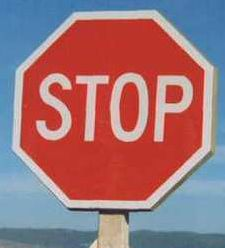
#> input picture project/stopsign/stop-reference.jpg, 225 x 248 px
$ jupyter execute --allow-errors hough.ipynb
#> lines starting #> are read from the running program, lines starting #| are printed output that depends on the picture; pictures that were not available may be replaced by others from this repository, and a replacement may not be noted
[cell 1]
from collections import Counter

import numpy as np

import cv2
from imageio import imread
import matplotlib.pyplot as plt

[cell 2]
dirname = 'stopsign/'
img_ref = imread(dirname + 'stop-reference.jpg')
#> img_ref is the input picture: shape (248, 225, 3); mean R, G, B 157.2, 115.1, 121.4
img1 = imread(dirname + 'stop1.jpg')
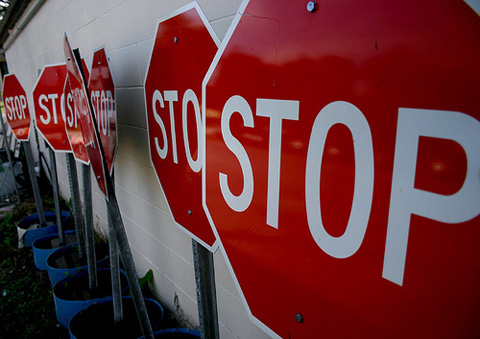
#> input picture project/stopsign/stop2.jpg, 480 x 339 px, given in place of stop1.jpg, which was not available
#> img1 is the input picture: shape (339, 480, 3); mean R, G, B 105.7, 54.3, 58.4
img4 = imread(dirname + 'stop4.jpg')
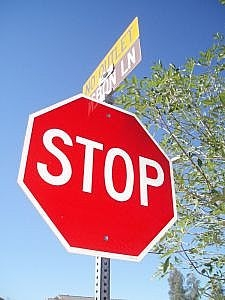
#> input picture project/stopsign/stop4.jpg, 225 x 300 px
#> img4 is the input picture: shape (300, 225, 3); mean R, G, B 161.4, 136.9, 160

[cell 3]
def extract_correspondences(im1, im2, coeff=0.5):
    """
    im1: image to match
    im2: reference image
    return two lists of good-match keypoints
    """
    sift = cv2.xfeatures2d.SIFT_create()
    keypts1, desc1 = sift.detectAndCompute(im1, None)
    keypts2, desc2 = sift.detectAndCompute(im2, None)
    matches = cv2.BFMatcher().knnMatch(desc1, desc2, k=2)

    # find good matches above threshold
    good_keypts1 = []
    good_keypts2 = []
    for m1, m2 in matches:
        if m1.distance > coeff * m2.distance:
            continue
        good1 = keypts1[m1.queryIdx]
        good2 = keypts2[m1.trainIdx]
        good_keypts1.append(good1)
        good_keypts2.append(good2)

    return good_keypts1, good_keypts2

[cell 4]
def get_vertices(im_ref):
    height, width = im_ref.shape[:2]
#> height = 248; width = 225
    points = np.stack([
        (0, 0), (width, 0), (width, height), (0, height)
    ]).astype(np.float32)
#> points = [[0, 0], [225, 0], [225, 248], [0, 248]]
    return points

def reshape_vertices_for_cv2(points):
    vertices  = points.reshape((-1,1,2)).astype(np.int32)
    return vertices

def draw_bounding_box(im, vertices):
    ret = cv2.polylines(im.copy(), [vertices], isClosed=True,
                   color=(0, 255, 255), thickness=5)
    return ret

[cell 5]
points_ref = get_vertices(img_ref)
#> points_ref = [[0, 0], [225, 0], [225, 248], [0, 248]]
plt.imshow(img_ref)
plt.plot(0, 248, 'ro')
plt.plot(225, 0, 'ro')
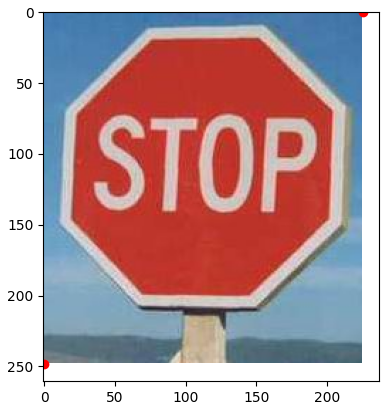
#> figure drawn by matplotlib, 1 panel

[cell 6]
def rotate(point, degrees):
    angle = np.deg2rad(degrees)
    R = np.array([[np.cos(angle), -np.sin(angle)],
                  [np.sin(angle),  np.cos(angle)]])
    return point @ R.T

[cell 7]
corners = np.vstack([
    [0, 248],
    [225., 0]
])

[cell 8]
kpts, kpts_ref = extract_correspondences(img1, img_ref)
#> in extract_correspondences, `keypts1, desc1 = sift.detectAndCompute(im1, None)`: keypts1 = 574 keypoints; strongest (x, y, size): (41, 117, 2.1), (162, 105, 2.7), (175, 161, 3.1), (56, 122, 2.4)
#> in extract_correspondences, `keypts2, desc2 = sift.detectAndCompute(im2, None)`: keypts2 = 199 keypoints; strongest (x, y, size): (174, 94, 10.5), (89, 135, 7.8), (159, 135, 7.6), (55, 89, 7.8)
#> in extract_correspondences, `matches = cv2.BFMatcher().knnMatch(desc1, desc2, k=2)`: matches = 574 matches
#> after the loop in extract_correspondences, `for m1, m2 in matches:`: good_keypts1 = 3 keypoints; (x, y, size): (394, 268, 17.7), (296, 133, 18.3), (409, 201, 25.2); good_keypts2 = 3 keypoints; (x, y, size): (159, 135, 7.6), (104, 93, 10.3), (163, 108, 9.6)
#> kpts has the same summary as good_keypts1 in extract_correspondences; kpts_ref has the same summary as good_keypts2 in extract_correspondences

#> (a cell that did not finish here is left out)

#> (a cell that did not finish here is left out)

[cell 11]
plt.imshow(img1)
plt.plot(64.88402203, 269.54940252, 'ro')
plt.plot(294.81547039,  10.43427657, 'ro')
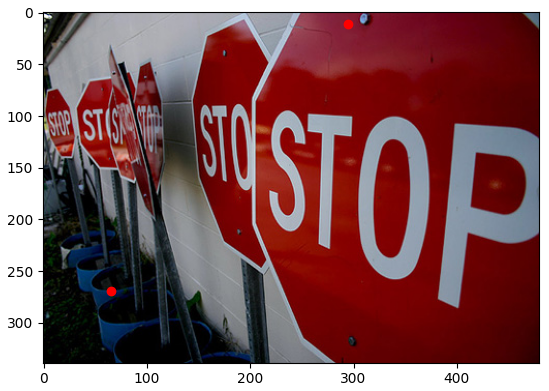
#> figure drawn by matplotlib, 1 panel

[cell 12]
img1rot = cv2.rotate(img1, cv2.ROTATE_90_CLOCKWISE)
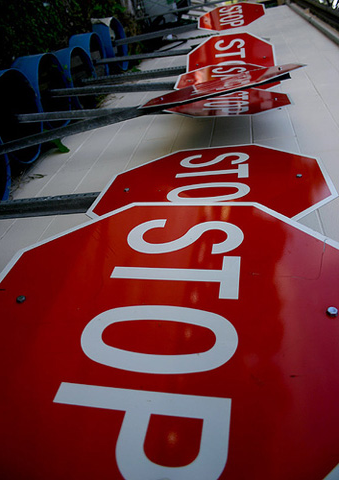
#> img1rot: shape (480, 339, 3); mean R, G, B 105.7, 54.3, 58.4
kpts, kpts_ref = extract_correspondences(img1rot, img_ref)
#> in extract_correspondences (call 2), `keypts1, desc1 = sift.detectAndCompute(im1, None)`: keypts1 = 571 keypoints; strongest (x, y, size): (222, 41, 2.1), (233, 162, 2.7), (178, 175, 3.1), (217, 56, 2.4)
#> in extract_correspondences (call 2), `matches = cv2.BFMatcher().knnMatch(desc1, desc2, k=2)`: matches = 571 matches
#> after the loop in extract_correspondences (call 2), `for m1, m2 in matches:`: good_keypts1 = 2 keypoints; (x, y, size): (205, 296, 18.5), (112, 420, 16.2); good_keypts2 = 2 keypoints; (x, y, size): (104, 93, 10.3), (168, 117, 6.3)
#> kpts has the same summary as good_keypts1 in extract_correspondences; kpts_ref has the same summary as good_keypts2 in extract_correspondences
#> (the rest of this cell did not finish here and is left out)

#> (a cell that did not finish here is left out)

[cell 14]
plt.imshow(img1rot)
#> (the rest of this cell did not finish here and is left out)

[cell 15]
kpts, kpts_ref = extract_correspondences(img4, img_ref)
#> in extract_correspondences (call 3), `keypts1, desc1 = sift.detectAndCompute(im1, None)`: keypts1 = 250 keypoints; strongest (x, y, size): (87, 187, 7), (144, 201, 5.8), (80, 140, 4.7), (100, 146, 4.3)
#> in extract_correspondences (call 3), `matches = cv2.BFMatcher().knnMatch(desc1, desc2, k=2)`: matches = 250 matches
#> after the loop in extract_correspondences (call 3), `for m1, m2 in matches:`: good_keypts1 = 7 keypoints; (x, y, size): (87, 187, 7), (67, 140, 5.7), (90, 146, 9.5), (119, 186, 7.8), (37, 152, 13.2), (73, 140, 3.3), (50, 182, 2); good_keypts2 = 7 keypoints; (x, y, size): (89, 135, 7.8), (66, 84, 6.9), (92, 82, 11.7), (128, 123, 10), (33, 108, 16.7), (72, 79, 4.7), (123, 76, 2)
#> kpts has the same summary as good_keypts1 in extract_correspondences; kpts_ref has the same summary as good_keypts2 in extract_correspondences
kp = kpts[2]
#> kp = keypoint at (67.3, 140.3), size 5.7
kp_ref = kpts_ref[2]
#> kp_ref = keypoint at (65.9, 83.9), size 6.9
new_corners = kp.pt + (kp.size / kp_ref.size) * rotate(corners - kp_ref.pt, kp.angle - kp_ref.angle)
#> new_corners = [[-5.51, 267.3], [207.4, 89.64]]

[cell 16]
plt.imshow(img4)
plt.plot(*list(new_corners[0]), 'ro')
plt.plot(*list(new_corners[1]), 'ro')
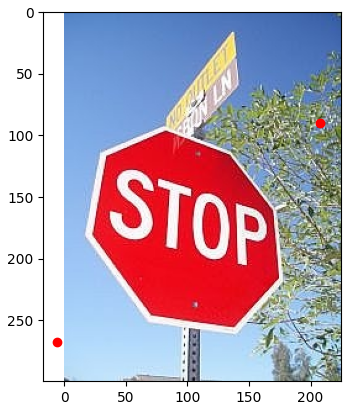
#> figure drawn by matplotlib, 1 panel

#> (a cell that did not finish here is left out)

[cell 18]
ur = points_ref[1]
#> ur = [225, 0]
ll = points_ref[3]
#> ll = [0, 248]
ur, ll
#> Out = ([225, 0], [0, 248])
